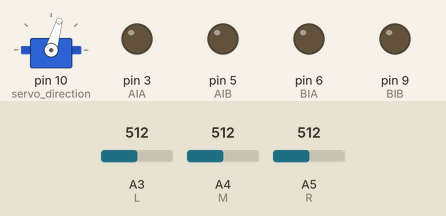
Simulated run of this sketch. Board: Arduino Uno, built with avr-gcc and run on an emulated ATmega328P. On the bench: servo, output pins drawn as LEDs (lit = HIGH). The test bench sets the inputs (shaded band); at power-on: A3 (L) = 512, A4 (M) = 512, A5 (R) = 512.

Above: at 3.2 s.
3.3 s: A3 (L) set to 418
4.8 s: A3 (L) set to 387
At 5.7 s:
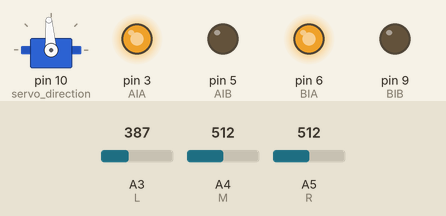
6.3 s: A3 (L) set to 410
At 7.5 s:
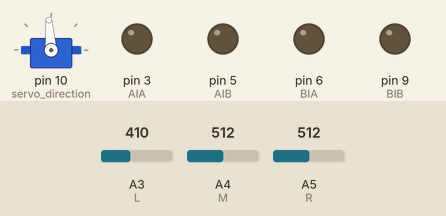
7.8 s: A4 (M) set to 416
9.3 s: A4 (M) set to 392
At 10.3 s:
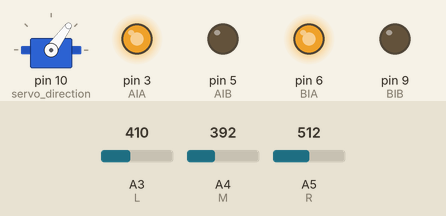
12.3 s: A5 (R) set to 390
At 12.6 s:
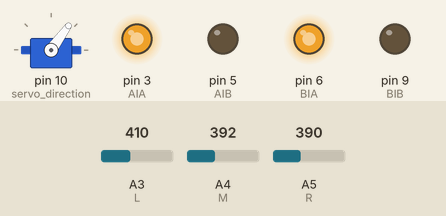
Timing chart, 0 to 14.8 s (numbered marks = the images above; inputs shaded):
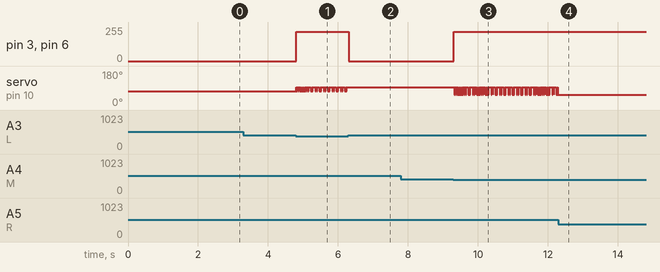

The sketch:

linie.ino
```cpp
#include <Servo.h>

const int AIA = 3; //Define pin number for motor
const int AIB = 5; //Define pin number for motor
const int BIA = 6; //Define pin number for motor
const int BIB = 9; //Define pin number for motor

const int R = A5; //Line Sensor Right
const int M = A4; //Line Sensor Middle
const int L = A3; //Line Sensor Left

const int FD = A0; //Distance sensor front
const int MD = A1; //Distance sensor middle
const int BD = A2; //Distance sensor back

const int GROUND_COLOR = 100; // threshold for line sensor

int frontD = 0;

//int Vehicle_Direction = 1;

int z=0; //value for loop increment for steering
int VAL = 0; //received value from bluetooth converted to int
//int i;
int FromSerial; //received value from bluetooth
int servo_initial_position = 74; //initial position for servo from steering
Servo servo_direction; //define servomotor
int follow = 0;

void setup() {

Serial.begin(9600); //initialize comunication with arduino board
servo_direction.attach(10); //define pin number for servomotor / need to be a pwm pin
servo_direction.write(servo_initial_position); //set direction in initial position

 pinMode(FD, INPUT); //Configure the specified pin to behave as an input
 pinMode(MD, INPUT); //Configure the specified pin to behave as an input
 pinMode(BD, INPUT); //Configure the specified pin to behave as an input

 pinMode(R, INPUT); //Configure the specified pin to behave as an input
 pinMode(M, INPUT); //Configure the specified pin to behave as an input
 pinMode(L, INPUT); //Configure the specified pin to behave as an input

 pinMode(AIA, OUTPUT); //Configure the specified pin to behave as an output
 pinMode(AIB, OUTPUT); //Configure the specified pin to behave as an output
 pinMode(BIA, OUTPUT); //Configure the specified pin to behave as an output
 pinMode(BIB, OUTPUT); //Configure the specified pin to behave as an output

delay(2000); // delay time for a secure initialisation
}


void loop()
{

//Serial.print("Fata ");
//Serial.print(analogRead(FD));
//Serial.print(" Mijloc ");
//Serial.print(analogRead(MD));
//Serial.print(" Spate ");
//Serial.print(analogRead(BD));
/*Serial.print(" Stanga ");
Serial.print(analogRead(L));
Serial.print(" Mijloc ");
Serial.print(analogRead(M));
Serial.print(" Dreapta ");
Serial.println(analogRead(R));*/

if(Serial.available()) //Take the received value from serial in "VAL"
  {
    FromSerial=Serial.read();
    if ( (FromSerial!=35) &&  (FromSerial!=98) &&  (FromSerial!=61))
    {
      VAL = FromSerial;
      Serial.println(VAL);
    }
  }

if (analogRead(L)>400 && analogRead(M)>400 && analogRead(R)>400)
{
  VAL=0;
}
else
{
  VAL=49;
  if (analogRead(M)>400)
  {
    servo_direction.write(servo_initial_position=74);
  }
  if (analogRead(L)>400)
  {
    servo_direction.write(servo_initial_position=54);
  }
  if (analogRead(R)>400)
  {
    servo_direction.write(servo_initial_position=94);
  }
}

switch(VAL) //Drive by phone
  {
  case 49:// Front
    {
      Forward();
      break;
    }
  case 50:// Backward
    {
      Backward();
      break;
    }
  case 51: // Left
    {
      Left();
      break;
    }
  case 52: // Right
    {
      Right();
      break;
    }
  case 55:
    {
      //Line_Follow();
      break;
    }
  case 48:
    {
      Stop();
      break;
    }
  case 0:
    {
      Stop();
      break;
    }
  }
}
void Forward()
{
analogWrite(AIA, 220);
analogWrite(AIB, 0);
analogWrite(BIA, 220);
analogWrite(BIB, 0);
}

void Backward()
{
analogWrite(AIA, 0);
analogWrite(AIB, 255);
analogWrite(BIA, 0);
analogWrite(BIB, 255);
}

void Stop()
{
 analogWrite(AIA, 0);
 analogWrite(AIB, 0);
 analogWrite(BIA, 0);
 analogWrite(BIB, 0);
}

void Left()
{
Serial.println(z);
z++;
if(z>7)
  {
    z=0;
    servo_direction.write(servo_initial_position --);
  if (servo_initial_position <= 54)
    {
    servo_initial_position = 54;
    }
  }
}

void Right()
{
Serial.println(z);
z++;
if(z>7)
  {
    z=0;
    servo_direction.write(servo_initial_position ++);
  if (servo_initial_position >= 94)
    {
    servo_initial_position = 94;
    }
  }
}
```

Measured:
- the behaviour switches between 401 and 400 on A3 (L) (found by bisection; images 0 and 1)
- the behaviour switches between 401 and 400 on A4 (M) (found by bisection; images 2 and 3)
- after the input at 3.3 s, every drawn part: stays the same
- after the input at 4.8 s, pin 3 (AIA), pin 6 (BIA): 0/255 → 220/255 at once; servo on pin 10 (servo_direction): alternates 94° for 0.02 s and 74° for 0.02 s, starting at once
- after the input at 6.3 s, pin 3 (AIA), pin 6 (BIA): 220/255 → 0/255 at once; servo on pin 10 (servo_direction): stops changing and stays 94°
- after the input at 7.8 s, every drawn part: stays the same
- after the input at 9.3 s, pin 3 (AIA), pin 6 (BIA): 0/255 → 220/255 at once; servo on pin 10 (servo_direction): alternates 94° for 0.02 s and 54° for 0.02 s, starting at once
- after the input at 12.3 s, servo on pin 10 (servo_direction): stops changing and stays 54°
